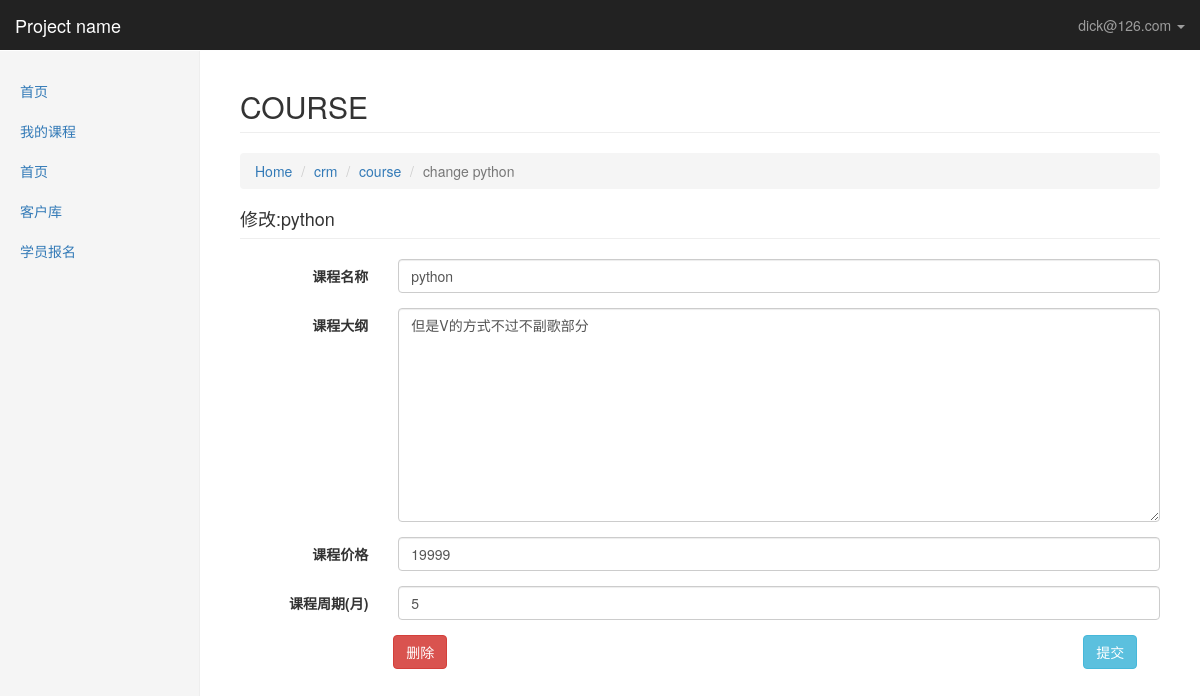
Page /bestadmin/crm/course/1/change/ (signed in) on the committed database.
### crm/models.py (models this page shows, shortened)
class UserInfos(AbstractBaseUser,PermissionsMixin):
    email = models.EmailField(
        verbose_name='email address',
        max_length=255,
        unique=True,
    )
    name = models.CharField(max_length=64, verbose_name="姓名")
    is_active = models.BooleanField(default=True)
    is_staff = models.BooleanField(default=True)
    role = models.ManyToManyField("Role", blank=True, null=True)
    objects = UserInfosManager()   #变量名必须是objects
    USERNAME_FIELD = 'email'
    REQUIRED_FIELDS = ['name']
    def __str__(self):              # __unicode__ on Python 2
        return self.email
    class Meta:
        permissions = (
            ('crm_model_detail', '可以查看bestadmin每张表里所有的数据'),
            ('crm_model_change', '可以对bestadmin表里的每条数据进行修改'),
            ('crm_model_add', '可以对bestadmin每张表进行数据添加'),
        )

class Menus(models.Model):
    name = models.CharField(max_length=32)
    url_type_choices = ((0,"absolute"),(1,"dynamic"))
    url_type = models.SmallIntegerField(choices=url_type_choices,default=0)
    url_name = models.CharField(max_length=128)
    class Meta:
        unique_together = ("name","url_name")

class Course(models.Model):
    name = models.CharField(max_length=32,unique=True,verbose_name="课程名称")
    outline = models.TextField(verbose_name="课程大纲")
    price = models.PositiveSmallIntegerField(verbose_name="课程价格")
    period = models.PositiveSmallIntegerField(verbose_name="课程周期(月)",default=5)
    def __str__(self):
        return self.name

### bestadmin/permissions.py (the view)
    def inner(*args,**kwargs):
        if not perm_check(*args,**kwargs):
            request = args[0]
            return render(request,'bestadmin/page_403.html')
        return func(*args,**kwargs)

### bestadmin/forms_handle.py (called while the page is built)
def create_dynamic_model_form(admin_class,form_add=False):
    class Meta:
        model = admin_class.model
        fields = "__all__"
        if not form_add:
            exclude = admin_class.readonly_fields
    def __new__(cls,*args,**kwargs):  #重写父类__new__方法
        for field_name in cls.base_fields:   #cls.base_fields 表所有字段类型
            field_obj = cls.base_fields[field_name]  #cls.base_fields 表字段类型对象
            field_obj.widget.attrs.update({"class":"form-control"})
        return ModelForm.__new__(cls)
    DynamicModelForm = type("DynamicModelForm",(ModelForm,),{"Meta":Meta,"__new__":__new__})
    return DynamicModelForm

### bestadmin/permissions.py (called while the page is built)
def check_permission(func):
    def inner(*args,**kwargs):
        if not perm_check(*args,**kwargs):
            request = args[0]
            return render(request,'bestadmin/page_403.html')
        return func(*args,**kwargs)
    return  inner

### bestadmin/templatetags/bestadmin_tags.py (called while the page is built)
@register.simple_tag
def get_model_name(admin_class):
    return admin_class.model._meta.model_name.upper()

### bestadmin/views.py (called while the page is built)
@permissions.check_permission
@login_required()
def model_change(request, app_name, model_name, obj_id):
    admin_class = site.enabled_admins[app_name][model_name]
    model_form = forms_handle.create_dynamic_model_form(admin_class)
    obj = admin_class.model.objects.get(id=obj_id)
    if request.method == "GET":
        form_obj = model_form(instance=obj)
    else:
        form_obj = model_form(instance=obj,data=request.POST)# instance为当前model的一个对象，即数据库一行数据，所以可以保存
        if form_obj.is_valid():
            form_obj.save()
            return redirect("/bestadmin/%s/%s/"%(app_name,model_name))
    return render(request, "bestadmin/model_change.html",locals())

### bestadmin/templates/bestadmin/model_change.html (shortened to what this page needs)
{{% extends "bestadmin/index.html" %}
{% load bestadmin_tags %}
{% block content %}
    <div>
        <h2 class="page-header">{% get_model_name admin_class %}</h2>
         <ol class="breadcrumb">
            <li><a href="/bestadmin/">Home</a></li>
            <li><a href="/bestadmin/{{ app_name }}">{{ app_name }}</a></li>
             <li><a href="/bestadmin/{{ app_name }}/{{ model_name }}">{{ model_name }}</a></li>
            <li class="active">change {{ obj }}</li>
        </ol>
        <h4 class="page-header">修改:{{ form_obj.instance }}</h4>
        <form class="form-horizontal" method="post" onsubmit="SelectAllBeforeSumit(this)">
            {% for field in form_obj %}
                <div class="form-group">
                    <label for="inputEmail3" class="col-sm-2 control-label">{{ field.label }}</label>
                    <div class="col-sm-10">
                        {% if field.name in admin_class.filter_horizontal %}
                            <div class="col-lg-5">
                                <input class="form-control" placeholder="输入搜索内容" oninput="FuzzSearch(this)">
                                <select multiple class="form-control" id="{{ field.name }}_unselected">
                                    {% get_available_m2m_data admin_class field.name form_obj %}
                                </select>
                                <p><a onclick="MoveAllOption('{{ field.name }}_unselected','{{ field.name }}_selected')">Choose All</a></p>
                            </div>
                            <div class="col-lg-5">
                                <select multiple class="form-control" tag="selected" id="{{ field.name }}_selected" name="{{ field.name }}">
                                    {% get_selected_m2m_data admin_class field.name form_obj %}
                                </select>
                                <p><a onclick="MoveAllOption('{{ field.name }}_selected','{{ field.name }}_unselected')">Remove All</a></p>
                            </div>
                        {% else %}
                            {{ field }}
                        {% endif %}
                    </div>
                </div>
            {% endfor %}
            <div class="col-lg-offset-2 " style="float: left">
                <a  class="btn btn-danger" href="{% url 'model_delete' app_name model_name form_obj.instance.id %}">删除</a>
            </div>
            <div class="col-lg-offset-11 ">
                <button type="submit" class="btn btn-info ">提交</button>
            </div>
        </form>
    </div>
{% endblock %}

### bestadmin/templates/bestadmin/index.html (shortened to what this page needs)
<!DOCTYPE html>
<html lang="zh-CN">
<head>
    <link href="/static/css/bootstrap.min.css" rel="stylesheet">
    <link href="/static/css/ie10-viewport-bug-workaround.css" rel="stylesheet">
    <link href="/static/css/dashboard.css" rel="stylesheet">
</head>
<body>
{% block body %}
<nav class="navbar navbar-inverse navbar-fixed-top">
    <div class="container-fluid">
        <div class="navbar-header">
            <a class="navbar-brand" href="https://v3.bootcss.com/examples/dashboard/#">Project name</a>
        </div>
        <div id="navbar" class="navbar-collapse collapse">
            <ul class="nav navbar-nav navbar-right">
                <li class="dropdown">
                    <a href="#" class="dropdown-toggle" data-toggle="dropdown" role="button" aria-haspopup="true"
                       aria-expanded="false">{{ request.user }} <span class="caret"></span></a>
                </li>
            </ul>
        </div>
    </div>
</nav>
<div class="container-fluid">
    <div class="row">
        <div class="col-sm-3 col-md-2 sidebar">
            <ul class="nav nav-sidebar">
                {% for role in request.user.role.all %}
                    {% for menu in role.menus.all %}
                        {% if request.path == menu.url_name %}
                            <li class="active"><a href={% if menu.url_type == 0 %}{{ menu.url_name }}{% else %}{% url menu.url_name %}{% endif %}>{{ menu.name }}</a></li>
                            {% else %}
                            <li><a href={% if menu.url_type == 0 %}{{ menu.url_name }}{% else %}{% url menu.url_name %}{% endif %}>{{ menu.name }}</a></li>
                        {% endif %}
                    {% endfor %}
                {% endfor %}
            </ul>
        </div>
    </div>
</div>
        <div class="col-sm-9 col-sm-offset-3 col-md-10 col-md-offset-2 main">
            {% block content %}{% endblock %}
        </div>
{% endblock %}
</body>
</html>

### static/css/dashboard.css (style rules this page uses)
body { padding-top: 50px; }
.navbar-fixed-top { border: 0; }
.sidebar { display: none; }
@media (min-width: 768px) { .sidebar { position: fixed; top: 51px; bottom: 0; left: 0; z-index: 1000; display: block; padding: 20px; overflow-x: hidden; overflow-y: auto; background-color: #f5f5f5; border-right: 1px solid #eee; } }
.nav-sidebar { margin-right: -21px; margin-bottom: 20px; margin-left: -20px; }
.nav-sidebar > li > a { padding-right: 20px; padding-left: 20px; }
.main { padding: 20px; }
@media (min-width: 768px) { .main { padding-right: 40px; padding-left: 40px; } }
.main .page-header { margin-top: 0; }

### rows in the picture
UserInfos: user "dick@126.com"
Menus: name "首页"
Menus: name "我的课程"
Menus: name "客户库"
Menus: name "学员报名"
Course: name "python", instance "python", form_obj "python" "但是V的方式不过不副歌部分" "19999" "5"

### other values in the picture
{{ app_name }} "crm"
{{ model_name }} "course"
{{ field.label }} "课程名称" "课程大纲" "课程价格" "课程周期(月)"
